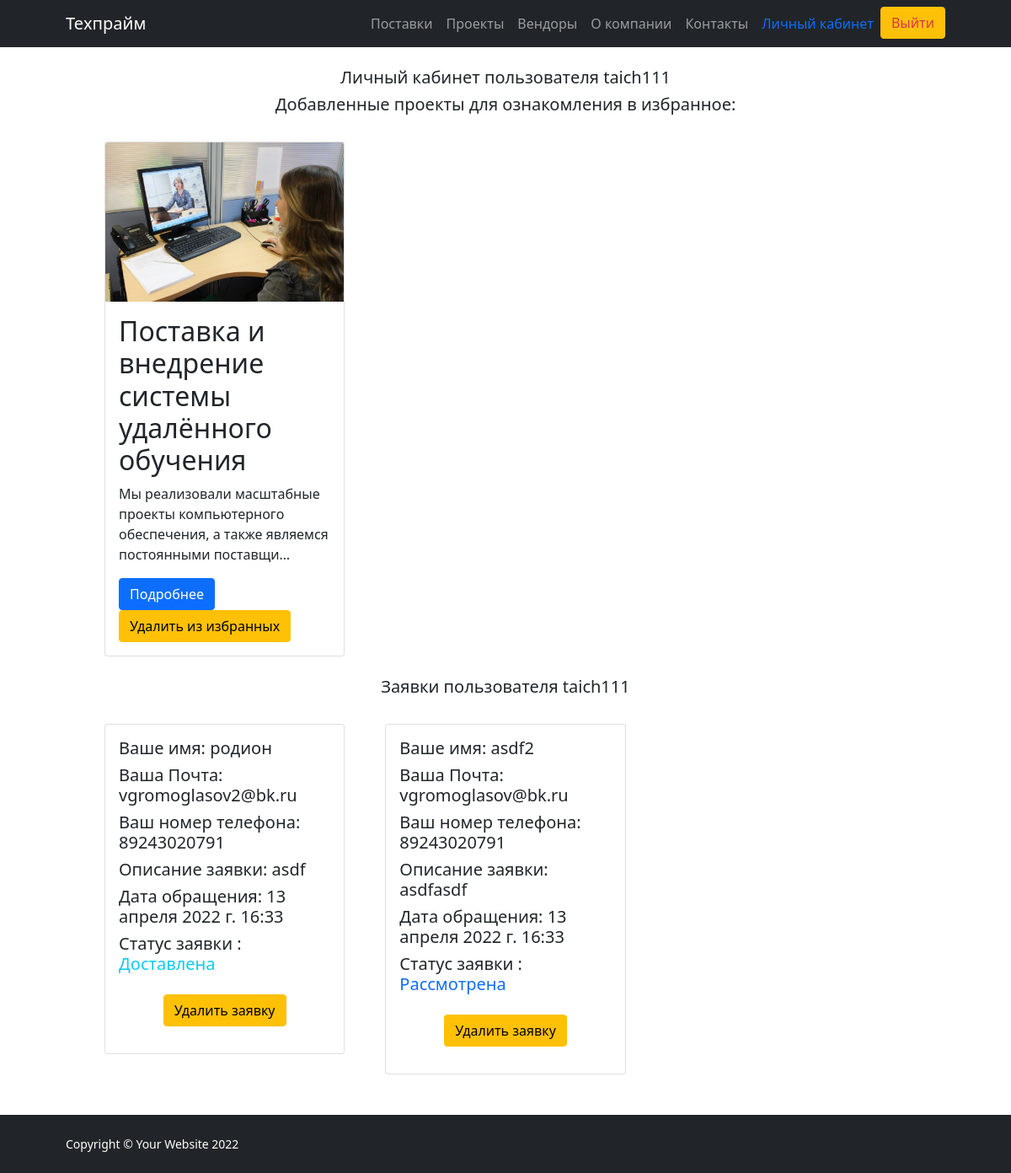
The app's page /favourites/ (signed in) with its own data.
### tehprime/models.py (models this page shows, shortened)
class Project(models.Model):
    title = CharField(max_length=100, verbose_name="Заголовок")
    description = models.TextField(verbose_name="Описание")
    image = ImageField(upload_to="Project/images",
                       verbose_name="Изображение")
    image1 = ImageField(default='', upload_to="projects/images",
                        verbose_name="Изображение1")
    image2 = ImageField(default='', upload_to="projects/images",
                        verbose_name="Изображение2")
    image3 = ImageField(default='', upload_to="projects/images",
                        verbose_name="Изображение3")
    image4 = ImageField(default='', upload_to="projects/images",
                        verbose_name="Изображение4")
    image5 = ImageField(default='', upload_to="projects/images",
                        verbose_name="Изображение5")
    image6 = ImageField(default='', upload_to="projects/images",
                        verbose_name="Изображение6")
    favourites = models.ManyToManyField(
        User, verbose_name='favourites', default=None, blank=True)
    class Meta:
        verbose_name = "Проекты"
        verbose_name_plural = "Проекты"

class Contact(models.Model):
    name = models.CharField(max_length=100, verbose_name="имя")
    email = models.EmailField(max_length=250, verbose_name="майл")
    phone = models.CharField(max_length=100, verbose_name="телефон")
    subject = models.CharField(max_length=100, verbose_name="сообщение")
    contact_info = models.ForeignKey(User, on_delete=models.CASCADE,
                                     null=True)
    date_posted = models.DateTimeField(default=timezone.now)
    status = models.CharField(max_length=30,
                              choices=STATUS_ZAYZVKA, default='Доставлена')
    class Meta:
        verbose_name = "Заявки"
        verbose_name_plural = "Заявки"

### tehprime/views.py (the view)
# urls.py: path('favourites/', favourite_list, name='favourite_list'),
def favourite_list(request):
    new = Project.objects.all().filter(favourites=request.user)
    zayzvka = Contact.objects.all().filter(contact_info=request.user)
    return render(request,
                  'favourites.html',
                  {'new': new, 'zayzvka': zayzvka})

### tehprime/templates/favourites.html (shortened to what this page needs)
{% extends "home.html" %}
{% load static %}
{% block content %}
<div class="row my-4 text-center  ">
  {% if not proect %}
  <h5>Личный кабинет пользователя {{request.user.username }}</h5>
  <h4 class="text-center fs-5">Добавленные проекты для ознакомления в избранное:</h4>
  {% endif %}
{% for proect in new %}
<div class="col-md-4 p-4">
    <div class="card   ">
        <img src="{{proect.image.url }}" class="card-img-top"   />
        <div class="card-body text-start lh-base">
            <h2>{{ proect.title }}</h2>
            <p>{{ proect.description|truncatechars:100 }}</p>
            <div class=" "><a class="btn btn-primary " href="{% url 'project_detail' proect.id %}">Подробнее</a>
            {% if request.user.is_authenticated %}
             {% if fav %}
          {% else %}
          <a href="{% url 'favourite_add' proect.id %}" class="btn btn-warning">Удалить из избранных</a></div>
          {% endif %}
        {% endif %}
        </div>
</div>
</div>
{%endfor%}
  <h4 class="text-center fs-5">Заявки пользователя {{request.user.username }}</h4>
{% for cont in zayzvka %}
<div class="col-md-4 p-4">
  <div class="card   ">
      <div class="card-body text-start lh-base">
          <h5> Ваше имя: {{ cont.name }}</h5>
          <h5> Ваша Почта: {{ cont.email }}</h5>
          <h5> Ваш номер телефона: {{ cont.phone }}</h5>
          <h5>Описание заявки: {{ cont.subject  }}</h5>
          <h5> Дата обращения: {{cont.date_posted}}</h5>
          {% if cont.status == 'Доставлена' %}
          <h5> Статус заявки : <label class="text-info  fs-5 "> {{cont.status}}</label></h5>
          {% endif %}
          {% if cont.status == 'Рассмотрена' %}
          <h5> Статус заявки : <label class="text-primary fs-5 "> {{cont.status}}</label></h5>
          {% endif %}
          <div class="container py-3 text-center">
            <button type="button" class="btn btn-warning" data-bs-toggle="modal" data-bs-target="#modal">
              Удалить заявку
            </button>
          </div>
          </div>
        </div>
      </div>
{%endfor%}
</div>
{% endblock %}

### records on screen
Project: image (picture), title "Поставка и внедрение системы удалённого обучения", description "Мы реализовали масштабные проекты компьютерного обеспечения, а также являемся постоянными поставщи…"
Contact: name "родион", email "vgromoglasov2@bk.ru", phone "89243020791", subject "asdf", date_posted "13 апреля 2022 г. 16:33", status "Доставлена"
Contact: name "asdf2", email "vgromoglasov@bk.ru", phone "89243020791", subject "asdfasdf", date_posted "13 апреля 2022 г. 16:33", status "Рассмотрена"

### other values on screen
{{ request.user.username }} "taich111"
